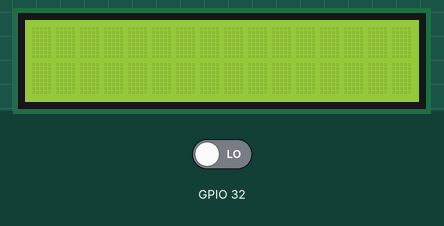
A sketch run on a simulated ESP32. Parts: 16×2 character LCD. The test bench sets the inputs (shaded band); at power-on: GPIO 32 LOW. What the sketch prints to the serial monitor is not drawn.

Above: at 1.2 s.
1.3 s: GPIO 32 driven HIGH
At 1.41 s:
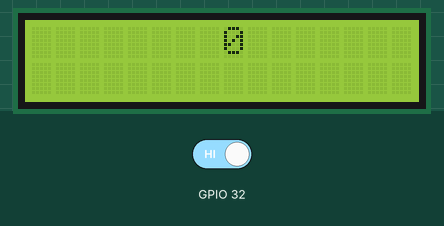
At 1.87 s:
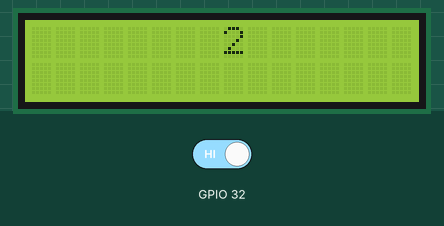
Timing chart, 0 to 4.3 s (numbered marks = the images above; inputs shaded):
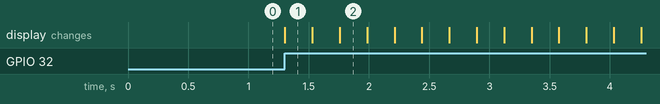

Measured:
- after the input at 1.3 s, the display: changes at once (image 1)

The sketch:

LCD.ino
```cpp
#include <LiquidCrystal.h>
LiquidCrystal lcd(19,23,18,17,16,15);
void setup() {
  pinMode(32,INPUT);
  lcd.begin(16,2);
  lcd.clear();
}
int a;
int n = 0;

void loop() {
a = digitalRead(32);
Serial.println(a);
if (a==1){
  lcd.clear();
  lcd.setCursor(8,0);
  lcd.print(n);

   if (n<10){
  n++;
   }
   else if (n==10){
    n = 0;

    }
   delay(225);
  }
}
```
